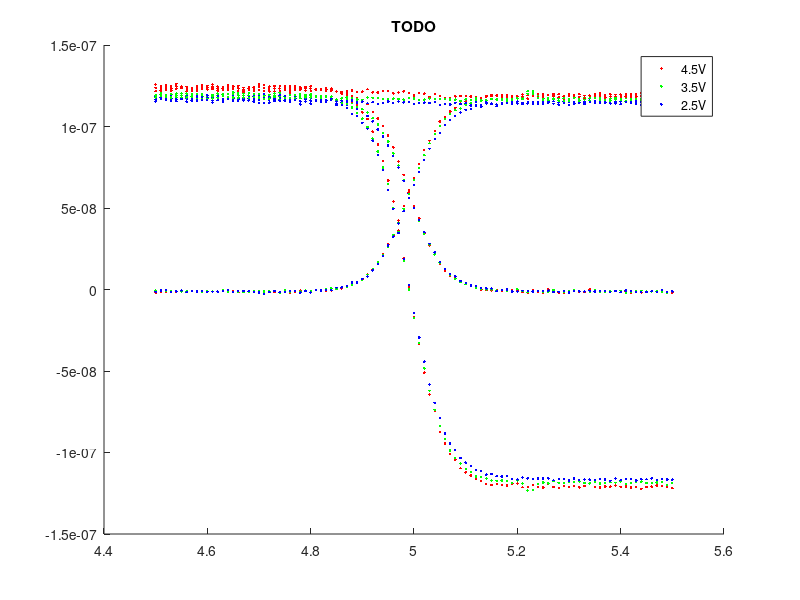

Reproduce this figure in MATLAB.
clear; clf;

load data/Lab5Equal.mat

% include a single plot showing I1, I2, I1 − I2, and I1 + I2, as a function 
% of V1 − V2 for all three values of V2 that you used. (Yes, we are really 
% asking you to plot 12 curves on the same plot—the point is to be able to 
% visually compare the characteristics to see just how much they shift with 
% V2.) Do these current–voltage characteristics change significantly as V2 
% changes? 

% I1
hold on
plot(Ch2Vin11-Ch1Vdm11, Ch2I111, 'r.')
plot(Ch2Vin12-Ch1Vdm12, Ch2I112, 'g.')
plot(Ch2Vin13-Ch1Vdm13, Ch2I113, 'b.')

% I2
plot(Ch2Vin21-Ch1Vdm21, Ch2I121, 'r.')
plot(Ch2Vin22-Ch1Vdm22, Ch2I122, 'g.')
plot(Ch2Vin23-Ch1Vdm23, Ch2I123, 'b.')

% I1 - I2
plot(Ch2Vin21-Ch1Vdm21, Ch2I111-Ch2I121, 'r.')
plot(Ch2Vin22-Ch1Vdm22, Ch2I112-Ch2I122, 'g.')
plot(Ch2Vin23-Ch1Vdm23, Ch2I113-Ch2I123, 'b.')


% I1 + I2
plot(Ch2Vin21-Ch1Vdm21, Ch2I111+Ch2I121, 'r.')
plot(Ch2Vin22-Ch1Vdm22, Ch2I112+Ch2I122, 'g.')
plot(Ch2Vin23-Ch1Vdm23, Ch2I113+Ch2I123, 'b.')

title("TODO")
legend("4.5V", '3.5V', '2.5V')